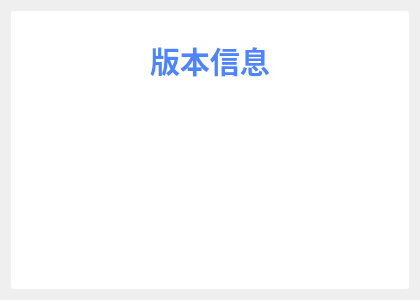
<?xml version="1.0" encoding="UTF-8"?>
<ui version="4.0">
 <class>about</class>
 <widget class="QWidget" name="about">
  <property name="geometry">
   <rect>
    <x>0</x>
    <y>0</y>
    <width>420</width>
    <height>300</height>
   </rect>
  </property>
  <property name="windowTitle">
   <string>版本信息</string>
  </property>
  <layout class="QVBoxLayout" name="verticalLayout">
   <property name="leftMargin">
    <number>10</number>
   </property>
   <property name="topMargin">
    <number>10</number>
   </property>
   <property name="rightMargin">
    <number>10</number>
   </property>
   <property name="bottomMargin">
    <number>10</number>
   </property>
   <item>
    <widget class="QWidget" name="widget" native="true">
     <property name="minimumSize">
      <size>
       <width>400</width>
       <height>280</height>
      </size>
     </property>
     <property name="styleSheet">
      <string notr="true">#widget{
background-color: rgb(255, 255, 255);
border-style:solid;
border-width:1px;
border-color:rgb(240,240,240);
border-radius:4px;
}</string>
     </property>
     <layout class="QVBoxLayout" name="verticalLayout_3">
      <property name="spacing">
       <number>0</number>
      </property>
      <property name="leftMargin">
       <number>0</number>
      </property>
      <property name="topMargin">
       <number>0</number>
      </property>
      <property name="rightMargin">
       <number>0</number>
      </property>
      <property name="bottomMargin">
       <number>40</number>
      </property>
      <item>
       <widget class="QWidget" name="widget_windowTitle" native="true">
        <property name="minimumSize">
         <size>
          <width>400</width>
          <height>100</height>
         </size>
        </property>
        <property name="maximumSize">
         <size>
          <width>400</width>
          <height>100</height>
         </size>
        </property>
        <property name="styleSheet">
         <string notr="true">image: url(:/png/updateBackground.png);</string>
        </property>
        <layout class="QHBoxLayout" name="horizontalLayout">
         <property name="leftMargin">
          <number>10</number>
         </property>
         <property name="topMargin">
          <number>10</number>
         </property>
         <property name="rightMargin">
          <number>10</number>
         </property>
         <property name="bottomMargin">
          <number>10</number>
         </property>
         <item>
          <widget class="QLabel" name="label_2">
           <property name="minimumSize">
            <size>
             <width>30</width>
             <height>0</height>
            </size>
           </property>
           <property name="maximumSize">
            <size>
             <width>30</width>
             <height>16777215</height>
            </size>
           </property>
           <property name="text">
            <string/>
           </property>
          </widget>
         </item>
         <item>
          <spacer name="horizontalSpacer_2">
           <property name="orientation">
            <enum>Qt::Horizontal</enum>
           </property>
           <property name="sizeHint" stdset="0">
            <size>
             <width>158</width>
             <height>20</height>
            </size>
           </property>
          </spacer>
         </item>
         <item>
          <widget class="QLabel" name="label_3">
           <property name="styleSheet">
            <string notr="true">font-weight:bold;
font-size:30px;
color: rgba(77, 132, 255, 1);
</string>
           </property>
           <property name="text">
            <string>版本信息</string>
           </property>
          </widget>
         </item>
         <item>
          <spacer name="horizontalSpacer_4">
           <property name="orientation">
            <enum>Qt::Horizontal</enum>
           </property>
           <property name="sizeHint" stdset="0">
            <size>
             <width>158</width>
             <height>20</height>
            </size>
           </property>
          </spacer>
         </item>
         <item>
          <layout class="QVBoxLayout" name="verticalLayout_2">
           <item>
            <widget class="QPushButton" name="pushButton_close">
             <property name="minimumSize">
              <size>
               <width>30</width>
               <height>30</height>
              </size>
             </property>
             <property name="maximumSize">
              <size>
               <width>30</width>
               <height>30</height>
              </size>
             </property>
             <property name="styleSheet">
              <string notr="true">QPushButton:hover { 
background-color:rgb(242, 113, 113); 
image: url(:/png/closeW.png)15 0 0 0;
}
QPushButton { 
image: url(:/png/close.png)15 0 0 0;
border-width:0;
border-style:outset;
background-color:transparent;
border-radius:2px;
}
</string>
             </property>
             <property name="text">
              <string/>
             </property>
            </widget>
           </item>
           <item>
            <spacer name="verticalSpacer">
             <property name="orientation">
              <enum>Qt::Vertical</enum>
             </property>
             <property name="sizeHint" stdset="0">
              <size>
               <width>20</width>
               <height>40</height>
              </size>
             </property>
            </spacer>
           </item>
          </layout>
         </item>
        </layout>
       </widget>
      </item>
      <item>
       <widget class="QLabel" name="label">
        <property name="styleSheet">
         <string notr="true">font-size:16px;
color: rgba(54, 65, 89, 1);</string>
        </property>
        <property name="text">
         <string/>
        </property>
        <property name="alignment">
         <set>Qt::AlignCenter</set>
        </property>
       </widget>
      </item>
     </layout>
    </widget>
   </item>
  </layout>
 </widget>
 <resources/>
 <connections/>
</ui>
